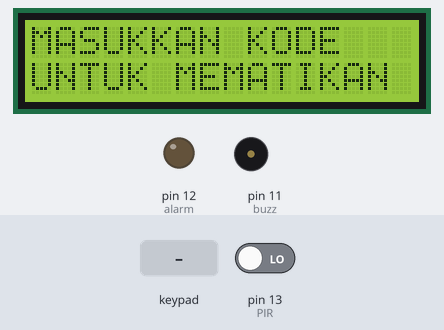
Bench run of a sketch on a simulated Arduino Uno, built with avr-gcc and run on an emulated ATmega328P. On the bench: 16×2 character LCD, output pins drawn as LEDs (lit = HIGH), buzzer (waves = sounding, pin HIGH). Inputs (shaded band) come from the test bench; at power-on: pin 13 (PIR) LOW. What the sketch prints to the serial monitor is not drawn.

Above: at 1.3 s.
1.4 s: keypad keys 2 9 0 1 2 0 0 5 # pressed 0.4 s apart
At 5.4 s:
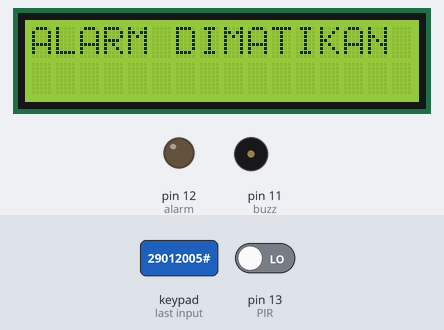
9.5 s: pin 13 (PIR) driven LOW
11.1 s: key 'A' pressed
At 11.7 s:
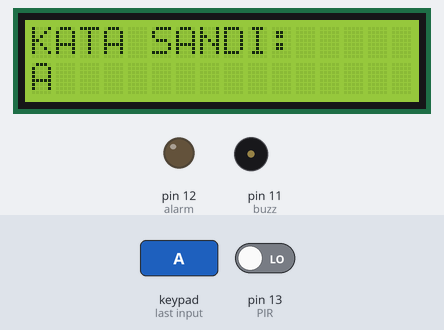
12.6 s: key 'B' pressed
At 13.3 s:
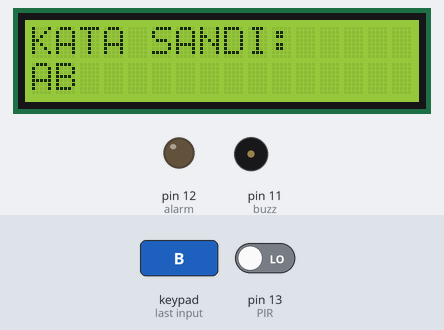
14.1 s: keypad keys 2 9 0 1 2 0 0 5 A pressed 0.4 s apart
At 18.4 s:
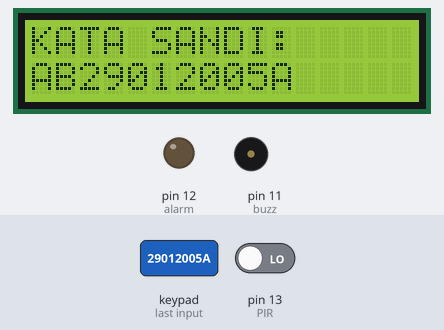
Timing chart, 0 to 19.9 s (numbered marks = the images above; inputs shaded):
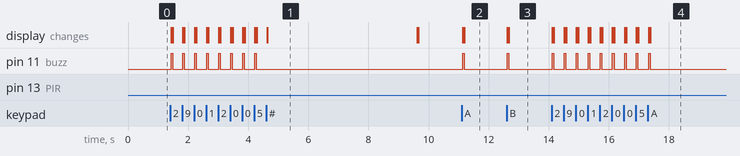

Measured:
- after the input at 1.4 s, pin 11 (buzz): alternates HIGH for 0.05 s and LOW for 0.35 s, 16 changes in all, then stays LOW, starting at once; the display: first changes at once (image 1 shows a later state)
- after the input at 11.1 s, pin 11 (buzz): LOW → HIGH at once, → LOW 0.05 s later; the display: first changes at once (image 2 shows a later state)
- after the input at 12.6 s, pin 11 (buzz): LOW → HIGH at once, → LOW 0.05 s later; the display: first changes at once (image 3 shows a later state)
- after the input at 14.1 s, pin 11 (buzz): alternates HIGH for 0.05 s and LOW for 0.35 s, 18 changes in all, then stays LOW, starting at once; the display: first changes at once (image 4 shows a later state)

The sketch:

project.ino
```cpp
#include <LiquidCrystal_I2C.h>
#include <Keypad.h>

LiquidCrystal_I2C lcd(0x27, 16, 2); // atur address LCD I2C ke 0x27 untuk tampilan 16 karakter dan 2 baris

// Mengatur keypad matriks dengan 4 baris dan 4 kolom
const byte ROWS = 4;
const byte COLS = 4;
char keys[ROWS][COLS] = {
  {'1','2','3','A'},
  {'4','5','6','B'},
  {'7','8','9','C'},
  {'*','0','#','D'}
};

// Hubungkan pin dari kanan ke kiri (di hardware Keypad-nya) ke pin 2, 3, 4, 5, 6, 7, 8, 9
byte rowPins[ROWS] = {9,8,7,6}; //hubungkan ke pin baris dari keypad
byte colPins[COLS] = {5,4,3,2}; //hubungkan ke pin kolom dari keypad

// Memetakan key ke keypad
Keypad keypad = Keypad(makeKeymap(keys), rowPins, colPins, ROWS, COLS);

// Mendefinisikan variabel awal
String pass = "29012005"; // PASSWORD
int buzz = 11;
int alarm = 12;
int PIR = 13;
int currentposition = 0;
int invalidcount = 0;
String keyPressed = "";

void setup() {
  Serial.begin(9600);

  // Inisialisasi LCD
  lcd.init();
  lcd.begin(16, 2);
  lcd.backlight();

  // Mendefinisikan pinMode
  pinMode(buzz, OUTPUT);
  pinMode(alarm, OUTPUT);
  pinMode(PIR, INPUT);
}

void loop() {
  // Tampilan awal
  if (currentposition == 0) {
    displayscreen();
  }

  // Periksa apakah sensor PIR mendeteksi gerakan
  if (digitalRead(PIR) == HIGH) {
    digitalWrite(alarm, HIGH);
    lcd.clear();
    lcd.setCursor(0, 0);
    lcd.print("PERINGATAN PENCURI!");
    delay(5000);
    lcd.clear();
    currentposition = 0;
  }

  // Get key yang ditekan
  char key = keypad.getKey();

  // Periksa key apa yang ditekan
  if (key != NO_KEY && key != '#' && key != '*') { // jika key berbentuk angka ditekan
    keyPressed.concat(key);
    Serial.print(keyPressed);

    lcd.clear();
    lcd.setCursor(0, 0);
    lcd.print("KATA SANDI:");
    keypress();
    lcd.setCursor(0, 1);

    lcd.print(keyPressed);
    ++currentposition;
  } else if (key == '#') { // jika key '#' ditekan (sebagai tombol Enter), kemudian memeriksa apakah password benar
    if (keyPressed == pass) { // jika password benar
      alarmoff();
      currentposition = 0;
      keyPressed = "";
    } else { // jika password salah
      lcd.clear();
      lcd.setCursor(0, 0);
      lcd.print("KATA SANDI SALAH");
      delay(5000);
      currentposition = 0;
      keyPressed = "";
    }
  } else if (key == '*' && keyPressed.length() > 0) { // jika key '*' ditekan, sebagai tombol Backspace
    keyPressed.remove(keyPressed.length() - 1);
    Serial.print(keyPressed);

    lcd.clear();
    lcd.setCursor(0, 0);
    lcd.print("KATA SANDI:");
    keypress();
    lcd.setCursor(0, 1);

    lcd.print(keyPressed);
    --currentposition;
  }
}

// Fungsi untuk menampilkan layar awal
void displayscreen() {
  lcd.setCursor(0, 0);
  lcd.print("MASUKKAN KODE");
  lcd.setCursor(0, 1);
  lcd.print("UNTUK MEMATIKAN ALARM!");
}

// Fungsi untuk membuat buzzer berbunyi setiap kali keypad ditekan
void keypress() {
  digitalWrite(buzz, HIGH);
  delay(50);
  digitalWrite(buzz, LOW);
}

// Fungsi untuk mematikan alarm
void alarmoff() {
  digitalWrite(alarm, LOW);
  lcd.clear();
  lcd.setCursor(0, 0);
  lcd.print("ALARM DIMATIKAN");
  delay(5000);
  lcd.clear();
}
```
